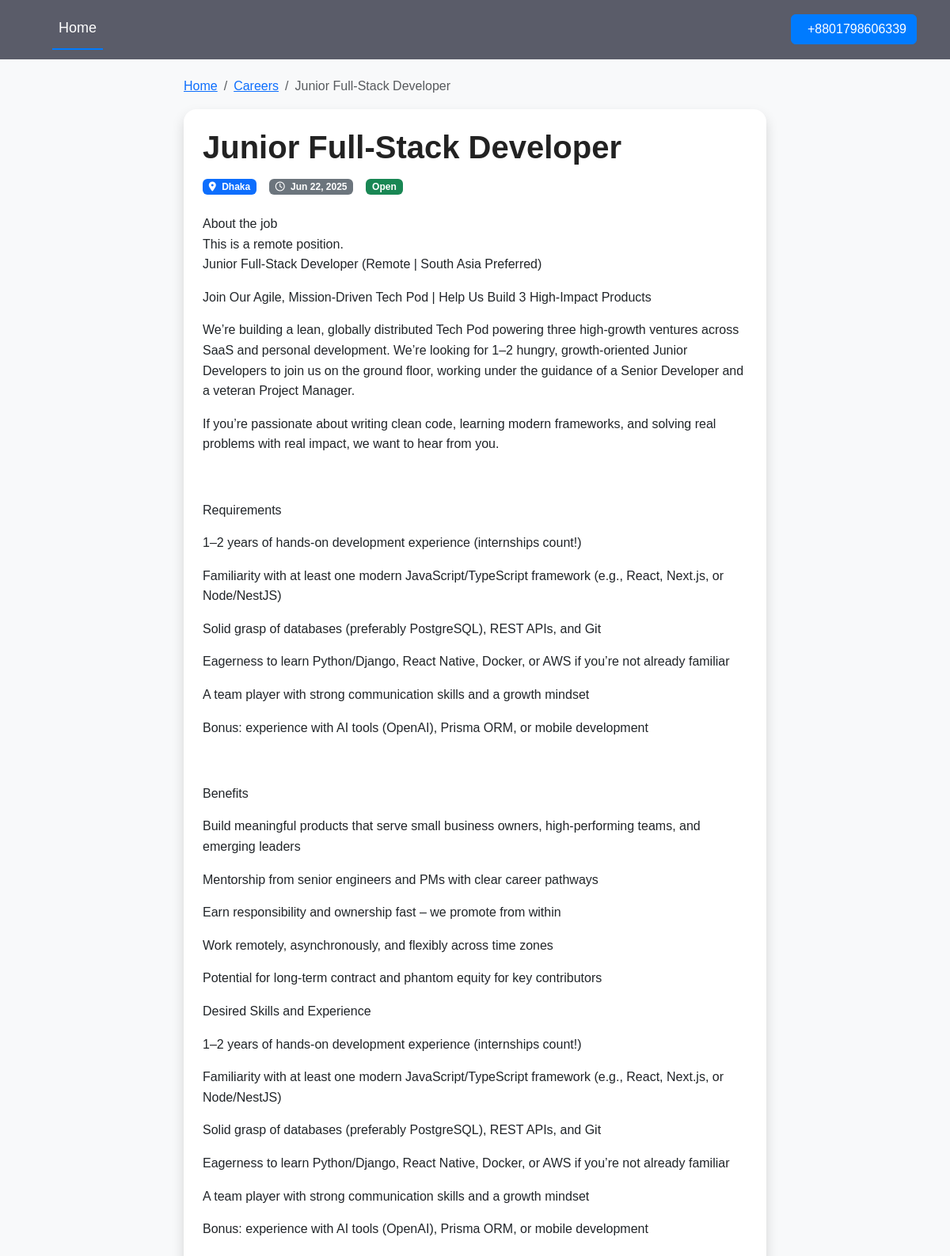
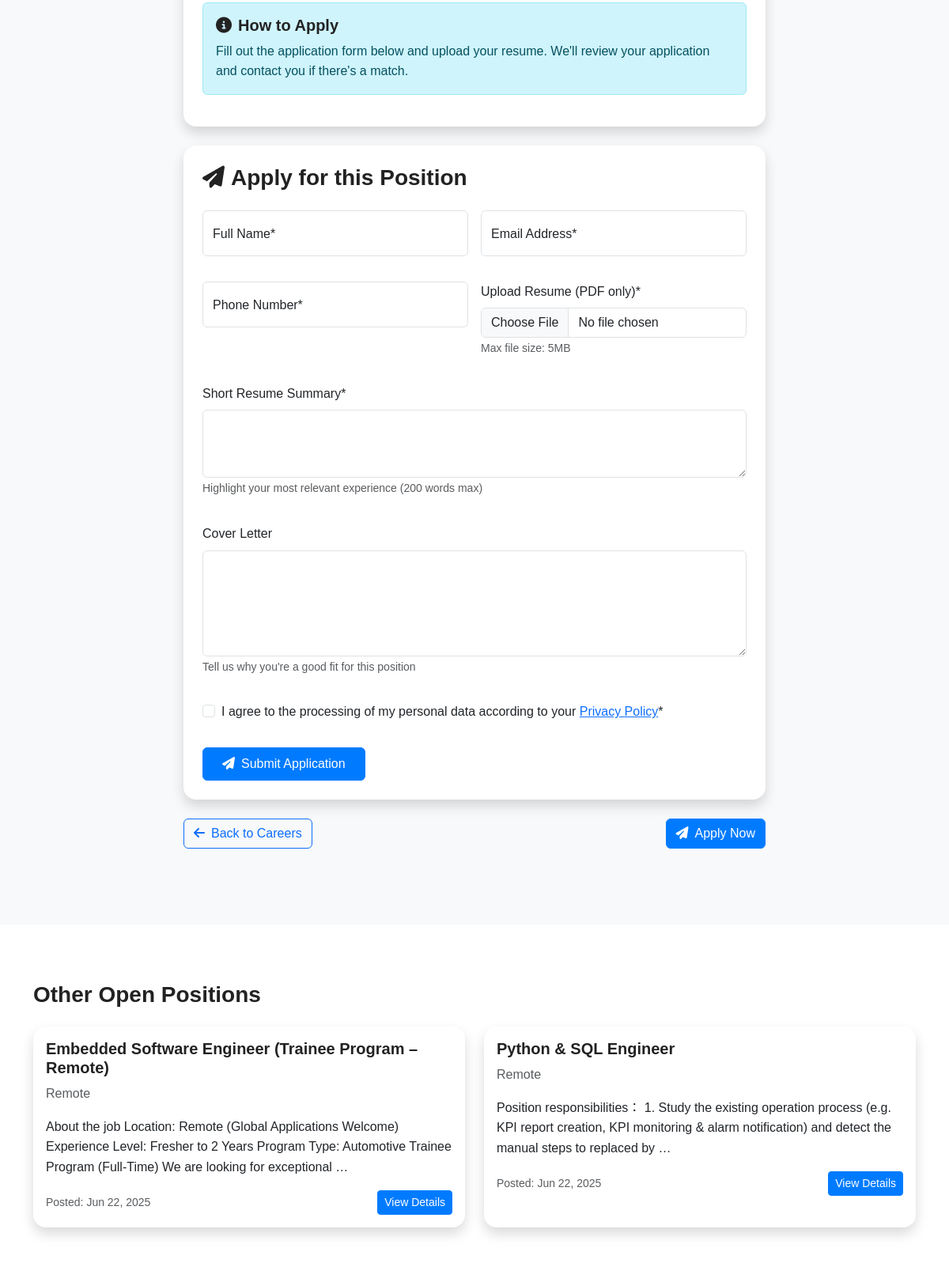
Screenshot of /careers/1/ (upper part) with the database file from the repository (2 pictures, top to bottom).
### website/models.py (models this page shows, shortened)
class Career(models.Model):
    title = models.CharField(max_length=255)
    description = models.TextField()
    location = models.CharField(max_length=100)
    posted_at = models.DateTimeField(auto_now_add=True)
    is_open = models.BooleanField(default=True)

### website/views.py (the view)
# urls.py: path('careers/<int:career_id>/', views.career_detail, name='career_detail'),
def career_detail(request, career_id):
    career = get_object_or_404(Career, id=career_id)
    open_positions = Career.objects.filter(is_open=True).exclude(id=career_id)
    if request.method == 'POST':
        form = ApplicationForm(request.POST, request.FILES)
        if form.is_valid():
            application = form.save(commit=False)
            application.career = career
            application.save()
            return redirect('application_success', career_id=career.id)
    else:
        form = ApplicationForm()
    context = {
        'career': career,
        'open_positions': open_positions,
        'form': form,
    }
    return render(request, 'career_detail.html', context)

### website/forms.py
class ApplicationForm(forms.ModelForm):
    class Meta:
        model = Application
        fields = ['full_name', 'email', 'phone', 'resume', 'cover_letter', 'summary']
        widgets = {
            'cover_letter': forms.Textarea(attrs={'rows': 5}),
            'summary': forms.Textarea(attrs={'rows': 3}),
        }
        labels = {
            'summary': 'Short Resume Summary'
        }

### templates/career_detail.html (shortened to what this page needs)
{% extends 'base.html' %}
{% load static %}
{% block content %}
<section class="py-5 bg-light">
    <div class="container py-5">
        <div class="row">
            <div class="col-lg-8 mx-auto">
                <nav aria-label="breadcrumb">
                    <ol class="breadcrumb">
                        <li class="breadcrumb-item"><a href="{% url 'home' %}">Home</a></li>
                        <li class="breadcrumb-item"><a href="#career">Careers</a></li>
                        <li class="breadcrumb-item active" aria-current="page">{{ career.title }}</li>
                    </ol>
                </nav>
                <div class="card shadow border-0 mb-4">
                    <div class="card-body p-4">
                        <h1 class="mb-3">{{ career.title }}</h1>
                        <div class="d-flex flex-wrap gap-3 mb-4">
                            <span class="badge bg-primary">
                                <i class="fas fa-map-marker-alt me-1"></i> {{ career.location }}
                            </span>
                            <span class="badge bg-secondary">
                                <i class="far fa-clock me-1"></i> {{ career.posted_at|date:"M d, Y" }}
                            </span>
                            <span class="badge {% if career.is_open %}bg-success{% else %}bg-danger{% endif %}">
                                {% if career.is_open %}Open{% else %}Closed{% endif %}
                            </span>
                        </div>
                        <div class="career-content mb-4">
                            {{ career.description|linebreaks }}
                        </div>
                        {% if career.is_open %}
                        <div class="alert alert-info">
                            <h5><i class="fas fa-info-circle me-2"></i>How to Apply</h5>
                            <p class="mb-0">Fill out the application form below and upload your resume. We'll review your application and contact you if there's a match.</p>
                        </div>
                        {% endif %}
                    </div>
                </div>
                {% if career.is_open %}
                <div class="card shadow border-0 mt-4">
                    <div class="card-body p-4">
                        <h3 class="mb-4"><i class="fas fa-paper-plane me-2"></i>Apply for this Position</h3>
                        <form method="post" enctype="multipart/form-data" class="needs-validation" novalidate>
                            <div class="row g-3">
                                <div class="col-md-6">
                                    <div class="form-floating mb-3">
                                        <input type="text"
                                               class="form-control {% if form.full_name.errors %}is-invalid{% endif %}"
                                               id="id_full_name"
                                               name="full_name"
                                               placeholder="John Doe"
                                               value="{{ form.full_name.value|default:'' }}"
                                               required>
                                        <label for="id_full_name">Full Name*</label>
                                    </div>
                                </div>
                                <div class="col-md-6">
                                    <div class="form-floating mb-3">
                                        <input type="email"
                                               class="form-control {% if form.email.errors %}is-invalid{% endif %}"
                                               id="id_email"
                                               name="email"
                                               placeholder="name@example.com"
                                               value="{{ form.email.value|default:'' }}"
                                               required>
                                        <label for="id_email">Email Address*</label>
                                    </div>
                                </div>
                                <div class="col-md-6">
                                    <div class="form-floating mb-3">
                                        <input type="tel"
                                               class="form-control {% if form.phone.errors %}is-invalid{% endif %}"
                                               id="id_phone"
                                               name="phone"
                                               placeholder="+1234567890"
                                               value="{{ form.phone.value|default:'' }}"
                                               required>
                                        <label for="id_phone">Phone Number*</label>
                                    </div>
                                </div>
                                <div class="col-md-6">
                                    <div class="mb-3">
                                        <label for="id_resume" class="form-label">Upload Resume (PDF only)*</label>
                                        <input type="file"
                                               class="form-control {% if form.resume.errors %}is-invalid{% endif %}"
                                               id="id_resume"
                                               name="resume"
                                               accept=".pdf,.doc,.docx"
                                               required>
                                        <small class="text-muted">Max file size: 5MB</small>
                                    </div>
                                </div>
                                <div class="col-12">
                                    <div class="mb-3">
                                        <label for="id_summary" class="form-label">Short Resume Summary*</label>
                                        <textarea class="form-control {% if form.summary.errors %}is-invalid{% endif %}"
                                                  id="id_summary"
                                                  name="summary"
                                                  rows="3"
                                                  required>{{ form.summary.value|default:'' }}</textarea>
                                        <small class="text-muted">Highlight your most relevant experience (200 words max)</small>
                                    </div>
                                </div>
                                <div class="col-12">
                                    <div class="mb-3">
                                        <label for="id_cover_letter" class="form-label">Cover Letter</label>
                                        <textarea class="form-control {% if form.cover_letter.errors %}is-invalid{% endif %}"
                                                  id="id_cover_letter"
                                                  name="cover_letter"
                                                  rows="5">{{ form.cover_letter.value|default:'' }}</textarea>
                                        <small class="text-muted">Tell us why you're a good fit for this position</small>
                                    </div>
                                </div>
                                <div class="col-12">
                                    <div class="form-check mb-3">
                                        <input class="form-check-input {% if form.agree_to_terms.errors %}is-invalid{% endif %}"
                                               type="checkbox"
                                               id="id_agree_to_terms"
                                               name="agree_to_terms"
                                               required>
                                        <label class="form-check-label" for="id_agree_to_terms">
                                            I agree to the processing of my personal data according to your <a href="#" data-bs-toggle="modal" data-bs-target="#privacyModal">Privacy Policy</a>*
                                        </label>
                                    </div>
                                </div>
                                <div class="col-12">
                                    <button type="submit" class="btn btn-primary px-4 py-2">
                                        <i class="fas fa-paper-plane me-2"></i>Submit Application
                                    </button>
                                </div>
                            </div>
                        </form>
                    </div>
                </div>
                {% else %}
                <div class="alert alert-warning">
                    <h5><i class="fas fa-exclamation-triangle me-2"></i>Position Closed</h5>
                    <p class="mb-0">This position is no longer accepting applications. Please check our other open positions below.</p>
                </div>
                {% endif %}
                <div class="d-flex justify-content-between mt-4">
                    <a href="#career" class="btn btn-outline-primary">
                        <i class="fas fa-arrow-left me-2"></i>Back to Careers
                    </a>
                    {% if career.is_open %}
                    <a href="#apply" class="btn btn-primary">
                        <i class="fas fa-paper-plane me-2"></i>Apply Now
                    </a>
                    {% endif %}
                </div>
            </div>
        </div>
    </div>
</section>
{% if open_positions %}
<section class="py-5">
    <div class="container py-4">
        <h3 class="mb-4">Other Open Positions</h3>
        <div class="row g-4">
            {% for job in open_positions %}
            <div class="col-md-6">
                <div class="card h-100 shadow border-0 transition-all hover-scale">
                    <div class="card-body">
                        <h5>{{ job.title }}</h5>
                        <p class="text-muted">{{ job.location }}</p>
                        <p class="mb-3">{{ job.description|truncatewords:25 }}</p>
                        <div class="d-flex justify-content-between align-items-center">
                            <small class="text-muted">Posted: {{ job.posted_at|date:"M d, Y" }}</small>
                            <a href="{% url 'career_detail' job.id %}" class="btn btn-sm btn-primary">View Details</a>
                        </div>
                    </div>
                </div>
            </div>
            {% endfor %}
        </div>
    </div>
</section>
{% endif %}
{% endblock %}

### static/css/style.css (style rules this page uses)
:root { --primary: #007bff; --secondary: #1cc88a; --dark: #5a5c69; --light: #f8f9fc; }
body { font-family: 'Poppins', sans-serif; color: #333; line-height: 1.6; overflow-x: hidden; }
h1, h2, h3, h4, h5, h6 { font-family: 'Montserrat', sans-serif; font-weight: 700; color: #222; }
.btn-primary { background-color: var(--primary); border-color: var(--primary); color: #fff; }
.card, .service-card, .feature-item, .team-member-card { border-radius: 1rem !important; transition: transform 0.3s ease, box-shadow 0.3s ease; }

### templates/career_detail.html (style rules this page uses)
.hover-scale { transition: transform 0.3s ease; }
.form-control[type="file"] { padding: 0.375rem 0.75rem; }

### rows the page displays
Career: title "Junior Full-Stack Developer", location "Dhaka", posted_at "Jun 22, 2025", description "About the job This is a remote position. Junior Full-Stack Developer (Remote | South Asia Preferred) Join Our Agile, Mission-Driven Tech Pod | Help Us Build 3 High-Impact Products We’re building a lean, globally distributed Tech Pod powering three high-growth ventures across SaaS and personal development. We’re looking for 1–2 hungry, growth-oriented Junior Developers to join us on the ground floor, working under the guidance of a Senior Developer and a veteran Project Manager. If you’re passionate about writing clean code, learning modern frameworks, and solving real problems with real impact, we want to hear from you. Requirements 1–2 years of hands-on development experience (internships…"
Career: title "Embedded Software Engineer (Trainee Program – Remote)", location "Remote", description "About the job Location: Remote (Global Applications Welcome) Experience Level: Fresher to 2 Years Program Type: Automotive Trainee Program (Full-Time) We are looking for exceptional …", posted_at "Jun 22, 2025"
Career: title "Python & SQL Engineer", location "Remote", description "Position responsibilities： 1. Study the existing operation process (e.g. KPI report creation, KPI monitoring & alarm notification) and detect the manual steps to replaced by …", posted_at "Jun 22, 2025"

### other values shown
{{ settings.phone_number|default:'+8801798606339' }} "+8801798606339"
